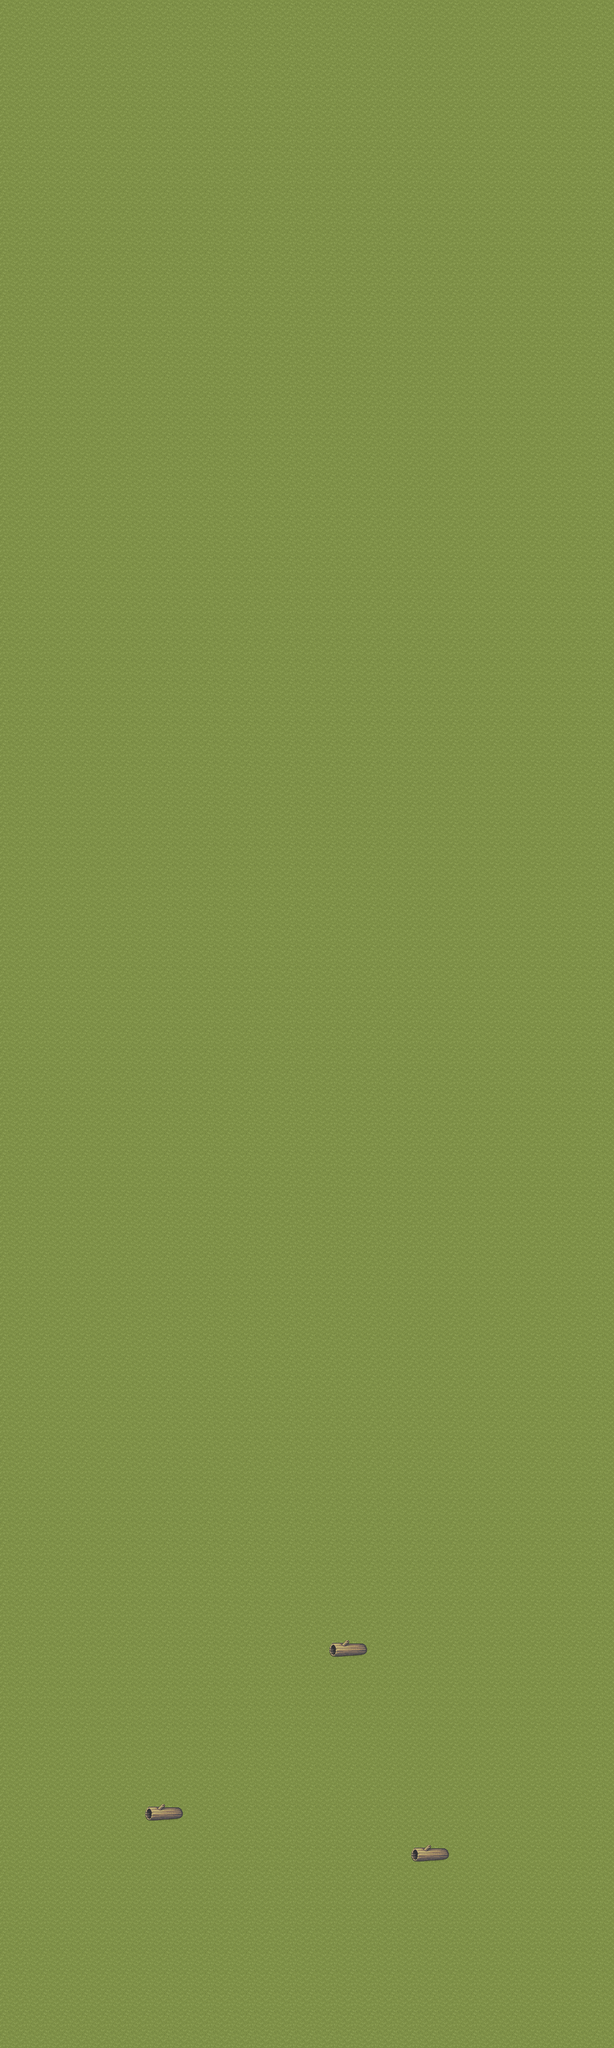

Rendered tile map (Tiled .tmx) drawn with the repository's tilesets; below, a short description and the map source with its tile grids summarised:
An orthogonal 30x100 tile map with 32x32 px tiles, 2 tile layers (Capa de patrones 1, Capa de patrones 2).

<map version="1.5" tiledversion="1.5.0" orientation="orthogonal" renderorder="right-down" width="30" height="100" tilewidth="32" tileheight="32" infinite="0" nextlayerid="6" nextobjectid="1">
 <tileset version="1.4" tiledversion="1.4.1" name="base" tilewidth="32" tileheight="32" tilecount="1064" columns="8">
<image source="base.png" width="256" height="4256" />
</tileset>
 <layer id="1" name="Capa de patrones 1" width="30" height="100">
  <data>[3000 cells, 3000 non-empty, 1 distinct tile ids]</data>
 </layer>
 <layer id="4" name="Capa de patrones 2" width="30" height="100">
  <data>[3000 cells, 6 non-empty, 2 distinct tile ids]</data>
 </layer>
</map>
